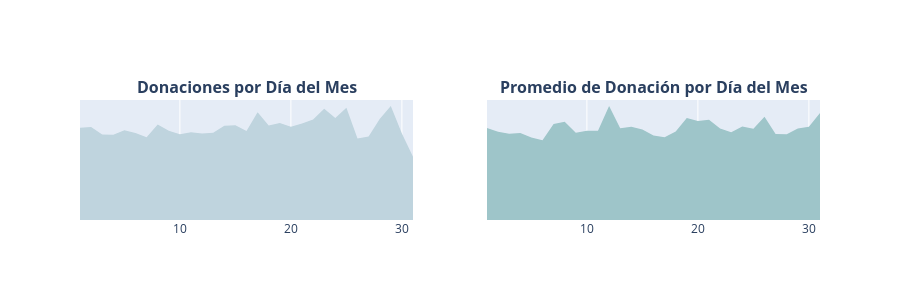

Source (notebook cell):
### Markdown cell above
> - El mayor número de donaciones se recibe en el mes de **Agosto** con **577,274 donaciones**, seguido por el mes de **Septiembre** con **518,908 donaciones**.
> - El menor número de donaciones se recibe en el mes de **Junio** con **191,221 donaciones** y el mes de **Mayo** con **243,440 donaciones**, probablemente debido a las vacaciones de verano.
> - El monto promedio de donación más alto se recibe en el mes de **Diciembre** con **USD 80**, mientras que el más bajo es en el mes de **Julio** con **USD 51**.
> - En promedio, el monto promedio de donación por año es cercano a **USD 59**.

### Donaciones por Día del Mes

- *3.4.5* Número de Donaciones por Día del Mes
- *3.4.6* Promedio de Donaciones por Día del Mes

### Code cell
import plotly.graph_objs as go
from plotly import tools
from plotly.offline import iplot

# Agrupar donaciones por día del mes
t3 = donations_df.groupby(['Donation Day']).agg({
    'Donation Year': 'count', 
    'Donation Amount': 'mean'
}).reset_index().rename(columns={
    'Donation Year': 'Total Donations', 
    'Donation Amount': 'Average Amount'
})

x = t3['Donation Day']
y1 = t3['Total Donations']
y2 = t3['Average Amount']

# --- CAMBIO DE COLORES AQUÍ ---
# Color 1: Azul grisáceo claro (#BFD4DE) para Donaciones por Día
# Color 2: Aguamarina suave (#9EC5C9) para Promedio de Donación

trace1 = go.Scatter(
    x=x, 
    y=y1, 
    fill='tozeroy', 
    fillcolor='#BFD4DE',  # <--- CAMBIADO de '#fcc45f' a Azul grisáceo claro
    mode='none'
)
trace2 = go.Scatter(
    x=x, 
    y=y2, 
    fill='tozeroy', 
    fillcolor='#9EC5C9',  # <--- CAMBIADO de "#e993f9" a Aguamarina suave
    mode='none'
)

fig = tools.make_subplots(
    rows=1, 
    cols=2, 
    print_grid=False, 
    subplot_titles=[
        "<b>Donaciones por Día del Mes</b>", 
        "<b>Promedio de Donación por Día del Mes</b>"
    ]
)

fig.append_trace(trace1, 1, 1)
fig.append_trace(trace2, 1, 2)

# CORREGIDO: Eliminar autotick y usar propiedades válidas
fig['layout'].update(
    height=300, 
    showlegend=False, 
    yaxis=dict(
        showgrid=False,
        zeroline=False,
        showline=False,
        showticklabels=False,
        ticks=''
    ), 
    yaxis2=dict(
        showgrid=False,
        zeroline=False,
        showline=False,
        showticklabels=False,
        ticks=''
    )
)

iplot(fig)

### Figure 1 — Plotly figure (JSON) as saved in the notebook; plotly's stock layout.template omitted (floating-point values rounded to 4 significant figures)
{"data": [{"fill": "tozeroy", "fillcolor": "#BFD4DE", "mode": "none", "type": "scatter", "x": [1, 2, 3, 4, 5, 6, 7, 8, 9, 10, 11, 12, 13, 14, 15, 16, 17, 18, 19, 20, 21, 22, 23, 24, 25, 26, 27, 28, 29, 30, 31], "xaxis": "x", "y": [1605, 1619, 1490, 1487, 1565, 1515, 1440, 1663, 1553, 1495, 1530, 1509, 1521, 1643, 1649, 1549, 1878, 1646, 1690, 1623, 1681, 1749, 1936, 1778, 1957, 1420, 1453, 1761, 1986, 1506, 1103], "yaxis": "y"}, {"fill": "tozeroy", "fillcolor": "#9EC5C9", "mode": "none", "type": "scatter", "x": [1, 2, 3, 4, 5, 6, 7, 8, 9, 10, 11, 12, 13, 14, 15, 16, 17, 18, 19, 20, 21, 22, 23, 24, 25, 26, 27, 28, 29, 30, 31], "xaxis": "x2", "y": [61.31, 58.81, 57.52, 57.94, 55.1, 53.22, 64.08, 65.59, 58.14, 59.56, 59.51, 76.03, 61.16, 62.13, 60.39, 56.29, 55.26, 58.99, 67.97, 66.04, 66.87, 61.04, 58.57, 62.3, 60.8, 68.89, 57.31, 57.23, 60.97, 62.24, 71.34], "yaxis": "y2"}], "layout": {"annotations": [{"font": {"size": 16}, "showarrow": false, "text": "<b>Donaciones por Día del Mes</b>", "x": 0.225, "xanchor": "center", "xref": "paper", "y": 1, "yanchor": "bottom", "yref": "paper"}, {"font": {"size": 16}, "showarrow": false, "text": "<b>Promedio de Donación por Día del Mes</b>", "x": 0.775, "xanchor": "center", "xref": "paper", "y": 1, "yanchor": "bottom", "yref": "paper"}], "height": 300, "showlegend": false, "xaxis": {"anchor": "y", "domain": [0, 0.45]}, "xaxis2": {"anchor": "y2", "domain": [0.55, 1]}, "yaxis": {"anchor": "x", "domain": [0, 1], "showgrid": false, "showline": false, "showticklabels": false, "ticks": "", "zeroline": false}, "yaxis2": {"anchor": "x2", "domain": [0, 1], "showgrid": false, "showline": false, "showticklabels": false, "ticks": "", "zeroline": false}}}
